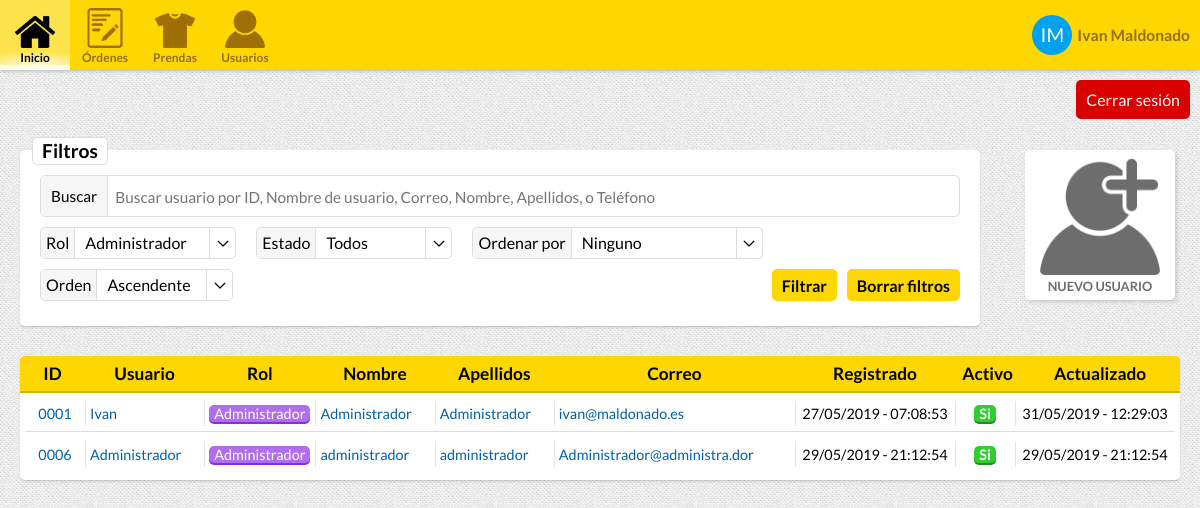
Screenshot of /users.php?userRole=2 (signed in) with the database file from the repository.
### tables this page shows
CREATE TABLE "USERS" (
	"USER_ID"	INTEGER NOT NULL PRIMARY KEY AUTOINCREMENT,
	"USERNAME"	TEXT NOT NULL,
	"NAME"	TEXT NOT NULL,
	"SURNAME"	TEXT,
	"PHONE"	INTEGER,
	"EMAIL"	TEXT NOT NULL,
	"HASHED_PASSWORD"	TEXT NOT NULL,
	"ROLE_ID"	INTEGER NOT NULL DEFAULT 0,
	"UPDATE_TIMESTAMP"	INTEGER NOT NULL,
	"REGISTER_TIMESTAMP"	INTEGER NOT NULL,
	"ACTIVE"	INTEGER NOT NULL DEFAULT 0,
	FOREIGN KEY("ROLE_ID") REFERENCES "USER_ROLES"("ROLE_ID")
);

CREATE TABLE "USER_ROLES" (
	"ROLE_ID"	INTEGER NOT NULL PRIMARY KEY AUTOINCREMENT,
	"ROLE_NAME"	TEXT NOT NULL,
	"ROLE_CSS_CLASS"	TEXT,
	"ROLE_DESCRIPTION"	TEXT
);

### Controllers/UserController.php (called while the page is built, shortened)
<?php
class UserController {
    private function connect(){
        return new PDO("sqlite:.data/data.db");
    }
    public function getUser($id){
        $db = $this->connect();
        $sql = "SELECT * FROM USERS AS U, USER_ROLES AS R WHERE USER_ID = :userID AND U.ROLE_ID = R.ROLE_ID";
        $stmt = $db->prepare($sql);
        $stmt->bindParam(':userID', $id);
        if($stmt->execute()){
            if($row = $stmt->fetch()){
               return new User(
                $row["USER_ID"],
                $row["USERNAME"],
                $row["HASHED_PASSWORD"],
                $row["EMAIL"],
                new Role(
                    $row["ROLE_ID"],
                    $row["ROLE_NAME"],
                    $row["ROLE_CSS_CLASS"],
                    $row["ROLE_DESCRIPTION"]
                ),
                $row["PHONE"],
                $row["NAME"],
                $row["SURNAME"],
                $row["REGISTER_TIMESTAMP"],
                $row["UPDATE_TIMESTAMP"],
                $row["ACTIVE"]
                );
            }
        }
        return null;
    }
    public function getUsers($searchString, $roleFilter, $stateFilter, $orderByFilter, $orderDirectionFilter, $page = 1, $itemsPerPage = 10, $noClients = false){
        $searchString = "%$searchString%";
        $page = $page - 1;
        $startFromItem = $page * $itemsPerPage;
        $users = array();
        $db = $this->connect();
        $sql = "
            SELECT
                *
            FROM
                USERS AS U,
                USER_ROLES AS R
            WHERE
                U.ROLE_ID = R.ROLE_ID";
        if(!is_null($searchString) && !empty($searchString)){
            $sql .= "
                AND (
                    LOWER(U.NAME) LIKE LOWER(:searchString) OR
                    LOWER(U.SURNAME) LIKE LOWER(:searchString) OR
                    LOWER(U.USERNAME) LIKE LOWER(:searchString) OR
                    LOWER(U.EMAIL) LIKE LOWER(:searchString) OR
                    LOWER(U.PHONE) LIKE LOWER(:searchString)
                )";
        }
        if(!is_null($roleFilter) && $roleFilter >= 0){
            $sql .= " AND
                U.ROLE_ID = :roleID";
        }
        switch($orderByFilter){
            default:
                $orderBy = "U.USER_ID";
                break;
        }
        $sql .= "
            ORDER BY
                $orderBy ";
        switch ($orderDirectionFilter){
            default:
                $sql .= "ASC ";
                break;
        }
        $sql .= "
            LIMIT
                :page,
                :maxItems";
        $stmt = $db->prepare($sql);
        if(!is_null($searchString) && !empty($searchString)){
            $stmt->bindParam(':searchString', $searchString);
        }
        if(!is_null($roleFilter) && $roleFilter >= 0){
            $stmt->bindParam(':roleID', $roleFilter);
        }
        $stmt->bindParam(":page", $startFromItem);
        $stmt->bindParam(":maxItems", $itemsPerPage);
        if($stmt->execute()){
            while($row = $stmt->fetch()){
                array_push($users, new User(
                    $row["USER_ID"],
                    $row["USERNAME"],
                    $row["HASHED_PASSWORD"],
                    $row["EMAIL"],
                    new Role(
                        $row["ROLE_ID"],
                        $row["ROLE_NAME"],
                        $row["ROLE_CSS_CLASS"],
                        $row["ROLE_DESCRIPTION"]
                    ),
                    $row["PHONE"],
                    $row["NAME"],
                    $row["SURNAME"],
                    $row["REGISTER_TIMESTAMP"],
                    $row["UPDATE_TIMESTAMP"],
                    $row["ACTIVE"]
                ));
            }
        }
        return $users;
    }
}

### Classes/User.php (called while the page is built, shortened)
<?php
require_once("Classes/Role.php");
class User{
    private $id;
    private $username;
    private $email;
    private $role;
    private $name;
    private $surname;
    private $registeredDate;
    private $updateDate;
    private $active;
    function __construct($id = 0, $username, $password = null, $email, $role, $telephone, $name, $surname, $registeredDate, $updateDate, $active = 0){
        $this->id = $id;
        $this->username = $username;
        $this->email = $email;
        $this->role = $role;
        $this->name = $name;
        $this->surname = $surname;
        $registeredDateOb = new DateTime();
        $registeredDateOb->setTimestamp($registeredDate);
        $this->registeredDate = $registeredDateOb;
        $updateDateOb = new DateTime();
        $updateDateOb->setTimestamp($updateDate);
        $this->updateDate = $updateDateOb;
        if($active == 0){
            $this->active = false;
        }else {
            $this->active = true;
        }
    }
    function getId(){
        return $this->id;
    }
    function getUsername(){
        return $this->username;
    }
    function getEmail(){
        return $this->email;
    }
    function getRole(){
        return $this->role;
    }
    function getName(){
        return $this->name;
    }
    function getRegisteredDateString(){
        $date = $this->registeredDate;
        return $date->format('d/m/Y - H:i:s');
    }
    function getUpdateDateString(){
        $date = $this->updateDate;
        return $date->format('d/m/Y - H:i:s');
    }
    function isActive(){
        return $this->active;
    }
    function getSurname(){
        return $this->surname;
    }
}

### Classes/Role.php (called while the page is built, shortened)
<?php
class Role{
    private $id;
    private $name;
    private $cssClass;
    function __construct($id, $name, $cssClass, $description = ""){
        $this->id = $id;
        $this->name = $name;
        $this->cssClass = $cssClass;
    }
    function getID(){
        return $this->id;
    }
    function getName(){
        return $this->name;
    }
    function getCssClass(){
        return $this->cssClass;
    }
}

### ViewControllers/usersViewController.php (the view, shortened to what this page needs)
<?php
require_once("Controllers/UserController.php");
require_once("Classes/User.php");
require_once("Classes/Role.php");
require_once("ViewControllers/vistaController.php");
$userController = new UserController();
if(isset($_SESSION["userID"])){
    $sessionUser = $userController->getUser($_SESSION["userID"]);
    $sessionUserRole = $sessionUser->getRole();
}else {
    header("location: login.php");
}
if($sessionUserRole->getID() == 0){
    $client = true;
}elseif($sessionUserRole->getID() == 1){
    $employee = true;
}elseif($sessionUserRole->getID() == 2){
    $admin = true;
}
$page = 1;
$search = "";
$userRoleFilter = -1;
$state = -1;
$orderBy = -1;
$orderDirection = -1;
if(isset($_GET["userRole"]))        {$userRoleFilter = (int) $_GET["userRole"];}
$users = $userController->getUsers($search, $userRoleFilter,$state,$orderBy,$orderDirection, $page);
function showRoleFilter(){
    ?>
    <label class="boxed-select" id="role-filter">
        <div>Rol</div>
    </label>
    <?php
}
function showUsersTable(){
    global $users;
    ?>
    <div class="table-container">
        <table class="user-table">
            <tr class="header-responsive-desktop">
                <th>ID</th>
                <th>Usuario</th>
                <th>Rol</th>
                <th>Nombre</th>
                <th>Apellidos</th>
                <th>Correo</th>
                <th>Registrado</th>
                <th>Activo</th>
                <th>Actualizado</th>
            </tr>
            <?php
            if(sizeof($users) > 0){
                foreach($users as $user){
                    $role = $user->getRole();
                    ?>
            <tr class="user">
                <td class="id a-center"><span class="responsive-label">ID</span><a href="user.php?<?=http_build_query(array("id" => $user->getID()))?>"><?=str_pad($user->getID(), 4, "0", STR_PAD_LEFT)?></a></td>
                <td class="username"><span class="responsive-label">Usuario</span> <a href="user.php?<?=http_build_query(array("id" => $user->getID()))?>"><?=$user->getUsername()?></a></td>
                <td class="role a-center"><span class="responsive-label">Rol</span><a href="users.php?<?=http_build_query(array("userRole" => $role->getID()))?>" class="label-box <?=$role->getCssClass()?>"><?=$role->getName()?></a></td>
                <td class="name"><span class="responsive-label">Nombre</span> <a href="user.php?<?=http_build_query(array("id" => $user->getID()))?>"><?=$user->getName()?></a></td>
                <td class="surname"><span class="responsive-label">Apellidos</span> <a href="user.php?<?=http_build_query(array("id" => $user->getID()))?>"><?=$user->getSurname()?></a></td>
                <td class="email"><span class="responsive-label">Correo</span><a href="user.php?<?=http_build_query(array("id" => $user->getID()))?>"><?=$user->getEmail()?></a></td>
                <td class="registration-date date a-center"><span class="responsive-label">Registro</span><span><?=$user->getRegisteredDateString()?></span></td>
                <td class="active a-center"><span class="responsive-label">Activo</span><a href="users.php?<?=http_build_query(array("state" => $user->isActive()?1:0))?>" class="label-box <?=$user->isActive()?"enabled":"disabled"?>"><?=$user->isActive()?"Si":"No"?></a></td>
                <td class="update-date date a-center"><span class="responsive-label">Actualizado</span><span><?=$user->getUpdateDateString()?></span></td>
            </tr>
                    <?php
                }
            }else{
                ?><tr class="user no-items"><td colspan="9">No se han encontrado usuarios</td></tr><?php
            }
            ?>
        </table>
    </div>
    <?php
}

### includes/navbar.inc (shortened to what this page needs)
<?php
$logoutParams = $_GET;
$logoutParams["logout"] = "";
?>
    <nav class="top-header">
        <a class="menu-item" href="index.php">
            <img src="media/img/inicio.png">
            <div class="label">Inicio</div>
        </a>
        <a class="menu-item" href="orders.php">
            <img src="media/img/order.png">
            <div class="label">Órdenes</div>
        </a>
        <?php
        if($employee||$admin){
            ?>
        <a class="menu-item" href="clothes.php">
            <img src="media/img/prendas.png">
            <div class="label">Prendas</div>
        </a>
        <a class="menu-item" href="users.php">
            <img src="media/img/users.png">
            <div class="label">Usuarios</div>
        </a>
            <?php
        }
        ?>
        <a class="menu-item user" href="user.php?id=<?=$sessionUser->getID()?>">
            <div class="user-avatar"><?=substr($sessionUser->getName(), 0,1) . substr($sessionUser->getSurname(), 0,1)?></div>
            <div class="username"><?=$sessionUser->getName()." ".$sessionUser->getSurname()?></div>
        </a>
    </nav>
    <a class="logout-button" href="?<?=http_build_query($logoutParams)?>">Cerrar sesión</a>

### style/style.css (style rules this page uses)
body { font-family: "Lato", sans-serif; margin: 0; background-image: url("./../media/img/bg/dotnoise-light-grey.png"); background-color: #fff; }
body > * { opacity: 0; transition: opacity 0.1s; }
a { text-decoration: none; color: #0060ac; }
label.boxed-select { display: flex; border: 1px solid #ddd; background-color: #fff; height: 30px; border-radius: 5px; transition: border 0.1s, box-shadow 0.1s; }
label.boxed-select > div { line-height: 30px; }
label.boxed-select > div:first-child { padding: 0px 5px 0 10px; padding-left: 5px; padding-right: 5px; border-right: 1px solid #ddd; border-radius: 5px 0 0 5px; background-color: #f6f6f6; }
.label-box { display: inline-block; text-align: center; background-color: #ccc; padding: 0 5px; border-radius: 5px; box-shadow: 0 2px 0 #aaa; color: #000; }
.label-box.enabled { background-color: #32CD32; box-shadow: 0 2px 0 #228B22; color: #fff; font-weight: 600; }
.label-box.admin { background-color: #Af6EEB; box-shadow: 0 2px 0 #8A2BE2; color: #fff; }
div.table-container { background-color: #fff; border-radius: 5px; box-shadow: 0 2px 3px -1px rgba(0,0,0,0.2); margin: 10px auto; overflow: hidden; font-size: 0.9em; }
div.table-container > table { border-collapse: separate; border-spacing: 0px 5px; width: 100%; margin: -5px auto 2px; overflow: hidden; }
div.table-container > table tr > th { background-color: #ffd700; padding: 5px; height: 25px; box-shadow: 0px 2px 0px #d4b300; font-size: 1.2em; white-space: nowrap; }
div.table-container > table tr > td { position: relative; border-bottom: 1px solid #ddd; padding: 5px; height: 25px; }
div.table-container > table tr > td > span, div.table-container > table tr > td > a { display: inline-block; }
div.table-container > table tr > td:not(:first-child):before { content: ""; position: absolute; top: 5px; left: 0px; display: inline-block; border-left: 1px solid rgba(0,0,0,0.1); height: calc(100% - 10px); }
div.table-container > table tr > td:first-child { transform: translate(5px, 0px); padding-right: 10px; }
div.table-container > table tr > td:last-child { transform: translate(-5px, 0px); }
div.table-container > table tr > td:nth-last-child(2) { padding-right: 10px; }
div.table-container > table tr:last-child > td { border-bottom: 1px solid transparent; }
div.table-container > table tr > td.a-center { text-align: center; }

### style/header.css (style rules this page uses)
nav.top-header { display: flex; flex-flow: row nowrap; width: 100%; background-color: #ffd700; box-shadow: 0 0 5px rgba(0,0,0,0.3); margin-bottom: 60px; }
nav.top-header > a.menu-item { display: flex; flex-flow: column nowrap; align-content: center; justify-content: center; margin: 0; padding: 5px 5px 0 5px; min-width: 70px; min-height: 70px; font-size: 12px; font-weight: 700; text-align: center; text-decoration: none; color: #926f1d; border-bottom: 5px solid rgba(255,255,255,0); box-sizing: border-box; }
nav.top-header > a.menu-item > img { width: 40px; height: 40px; margin: auto; }
nav.top-header > a.menu-item > img { margin: auto; }
nav.top-header > a.menu-item.user { margin-left: auto; flex-flow: row nowrap; justify-content: center; align-items: center; }
nav.top-header > a.menu-item.user > div.user-avatar { background-color: #00a1f1; border-radius: 50%; height: 40px; width: 40px; line-height: 40px; text-align: center; color: #fff; font-size: 1.6em; font-weight: 400; }
nav.top-header > a.menu-item.user > div.username { font-size: 1.3em; margin: 5px; }
.logout-button { position: absolute; right: 10px; top: 80px; background-color: #DA0000; padding: 10px; border-radius: 5px; color: #fff; }

### style/views.css (style rules this page uses)
.item-filters > label { margin: 5px 10px; }
table.user-table td.id { width: 50px; }
table.user-table td.role { width: 100px; }
table.user-table td.active { width: 50px; }
table.user-table td.registration-date, table.user-table td.update-date { width: 150px; }

### rows the page displays
users: NAME "I", SURNAME "M", NAME "Ivan", SURNAME "Maldonado"
users: ACTIVE "0001", USERNAME "Ivan", ROLE_ID.ROLE_NAME "Administrador", NAME "Administrador", EMAIL "ivan@maldonado.es", REGISTER_TIMESTAMP "27/05/2019 - 07:08:53", shows "Si", UPDATE_TIMESTAMP "31/05/2019 - 12:29:03"
users: USER_ID "0006", ROLE_ID.ROLE_NAME "Administrador", NAME "administrador", SURNAME "administrador", EMAIL "Administrador@administra.dor", REGISTER_TIMESTAMP "29/05/2019 - 21:12:54", ACTIVE "Si", UPDATE_TIMESTAMP "29/05/2019 - 21:12:54"
